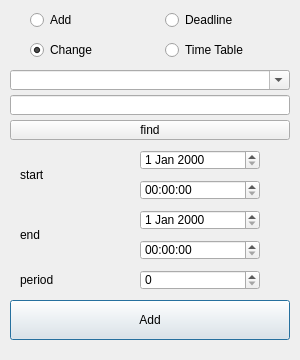
<?xml version="1.0" encoding="UTF-8"?>
<ui version="4.0">
 <class>Dialog</class>
 <widget class="QDialog" name="Dialog">
  <property name="geometry">
   <rect>
    <x>0</x>
    <y>0</y>
    <width>300</width>
    <height>360</height>
   </rect>
  </property>
  <property name="windowTitle">
   <string>Dialog</string>
  </property>
  <widget class="QRadioButton" name="ttab_tabl_rbtn">
   <property name="geometry">
    <rect>
     <x>165</x>
     <y>40</y>
     <width>105</width>
     <height>20</height>
    </rect>
   </property>
   <property name="text">
    <string>Time Table</string>
   </property>
   <attribute name="buttonGroup">
    <string notr="true">tabl_rbtns</string>
   </attribute>
  </widget>
  <widget class="QRadioButton" name="dead_tabl_rbtn">
   <property name="geometry">
    <rect>
     <x>165</x>
     <y>10</y>
     <width>105</width>
     <height>20</height>
    </rect>
   </property>
   <property name="text">
    <string>Deadline</string>
   </property>
   <attribute name="buttonGroup">
    <string notr="true">tabl_rbtns</string>
   </attribute>
  </widget>
  <widget class="QRadioButton" name="add_oper_rbtn">
   <property name="geometry">
    <rect>
     <x>30</x>
     <y>10</y>
     <width>105</width>
     <height>20</height>
    </rect>
   </property>
   <property name="text">
    <string>Add</string>
   </property>
   <attribute name="buttonGroup">
    <string notr="true">oper_rbtns</string>
   </attribute>
  </widget>
  <widget class="QRadioButton" name="chg_oper_rbtn">
   <property name="geometry">
    <rect>
     <x>30</x>
     <y>40</y>
     <width>105</width>
     <height>20</height>
    </rect>
   </property>
   <property name="text">
    <string>Change</string>
   </property>
   <property name="checked">
    <bool>true</bool>
   </property>
   <attribute name="buttonGroup">
    <string notr="true">oper_rbtns</string>
   </attribute>
  </widget>
  <widget class="QComboBox" name="select_cbx">
   <property name="geometry">
    <rect>
     <x>10</x>
     <y>70</y>
     <width>280</width>
     <height>20</height>
    </rect>
   </property>
   <property name="editable">
    <bool>true</bool>
   </property>
  </widget>
  <widget class="QLineEdit" name="title_edt">
   <property name="geometry">
    <rect>
     <x>10</x>
     <y>95</y>
     <width>280</width>
     <height>20</height>
    </rect>
   </property>
  </widget>
  <widget class="QDateEdit" name="start_date_edt">
   <property name="geometry">
    <rect>
     <x>140</x>
     <y>150</y>
     <width>120</width>
     <height>20</height>
    </rect>
   </property>
  </widget>
  <widget class="QTimeEdit" name="start_time_edt">
   <property name="geometry">
    <rect>
     <x>140</x>
     <y>180</y>
     <width>120</width>
     <height>20</height>
    </rect>
   </property>
  </widget>
  <widget class="QLabel" name="start_txt">
   <property name="geometry">
    <rect>
     <x>20</x>
     <y>165</y>
     <width>50</width>
     <height>20</height>
    </rect>
   </property>
   <property name="text">
    <string>start</string>
   </property>
  </widget>
  <widget class="QLabel" name="end_txt">
   <property name="geometry">
    <rect>
     <x>20</x>
     <y>225</y>
     <width>50</width>
     <height>20</height>
    </rect>
   </property>
   <property name="text">
    <string>end</string>
   </property>
  </widget>
  <widget class="QTimeEdit" name="end_time_edt">
   <property name="geometry">
    <rect>
     <x>140</x>
     <y>240</y>
     <width>120</width>
     <height>20</height>
    </rect>
   </property>
  </widget>
  <widget class="QDateEdit" name="end_date_edt">
   <property name="geometry">
    <rect>
     <x>140</x>
     <y>210</y>
     <width>120</width>
     <height>20</height>
    </rect>
   </property>
  </widget>
  <widget class="QLabel" name="period_txt">
   <property name="geometry">
    <rect>
     <x>20</x>
     <y>270</y>
     <width>50</width>
     <height>20</height>
    </rect>
   </property>
   <property name="text">
    <string>period</string>
   </property>
  </widget>
  <widget class="QSpinBox" name="period_days_edt">
   <property name="geometry">
    <rect>
     <x>140</x>
     <y>270</y>
     <width>120</width>
     <height>20</height>
    </rect>
   </property>
  </widget>
  <widget class="QPushButton" name="commit_btn">
   <property name="geometry">
    <rect>
     <x>10</x>
     <y>300</y>
     <width>280</width>
     <height>40</height>
    </rect>
   </property>
   <property name="text">
    <string>Add</string>
   </property>
  </widget>
  <widget class="QPushButton" name="find_btn">
   <property name="geometry">
    <rect>
     <x>10</x>
     <y>120</y>
     <width>280</width>
     <height>20</height>
    </rect>
   </property>
   <property name="text">
    <string>find</string>
   </property>
  </widget>
 </widget>
 <resources/>
 <connections/>
 <buttongroups>
  <buttongroup name="oper_rbtns"/>
  <buttongroup name="tabl_rbtns"/>
 </buttongroups>
</ui>
